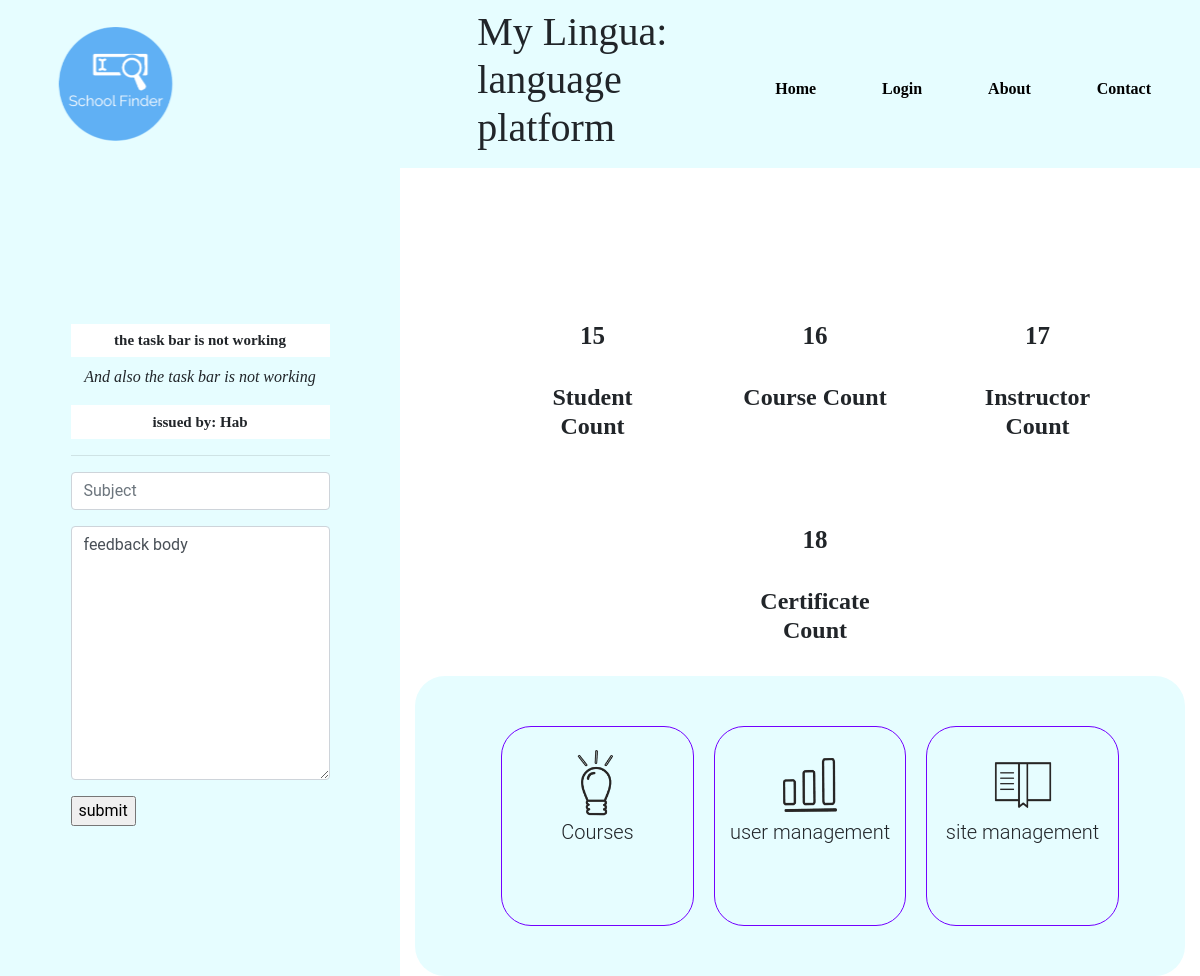
Page / (signed in) on the earlier database version.
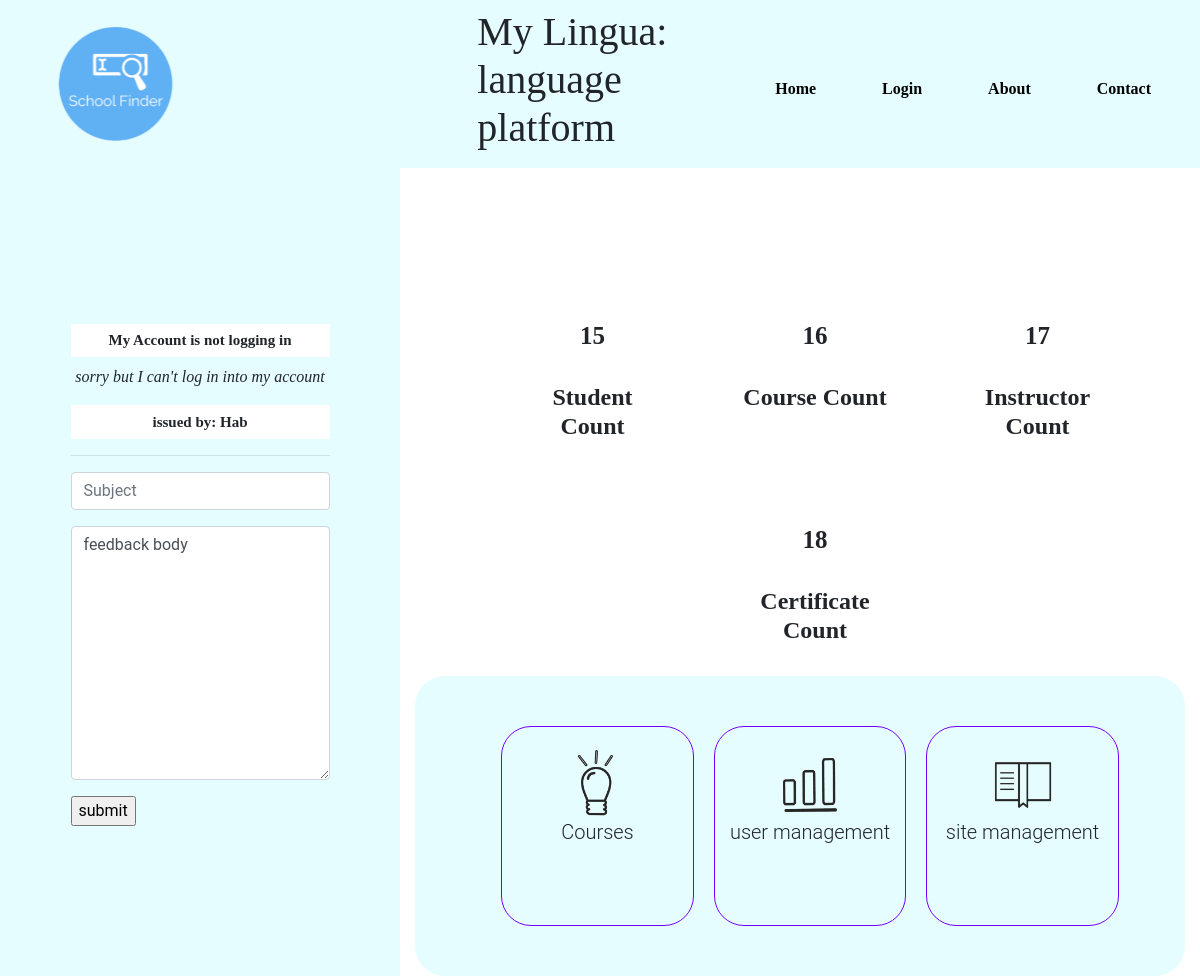
Same page on the later database version.
### adminApp/models.py (models this page shows, shortened)
class InstructorFeedback(models.Model):
    feedbackTitle = models.CharField(max_length=255, default='new feedback')
    feedbackDescription = models.TextField(default='feedback body')
    createdBy = models.ForeignKey(Instructor, on_delete=models.CASCADE, related_name='Feedbacks')
    has_response = models.BooleanField(default='False')

class Instructor(models.Model):
    instructor = models.OneToOneField(UserProfile, on_delete=models.CASCADE, related_name='instructor', default='')
    profile_pic = models.ImageField(upload_to='media/profilePics', default='')

class UserProfile(AbstractUser):
    is_student = models.BooleanField(null=True)
    is_instructor = models.BooleanField(null=True)
    is_adminstrator = models.BooleanField(null=True)
    is_active = models.BooleanField(default=True)

class SiteStats(models.Model):
    logDate = models.DateTimeField(auto_now=True) # the log date
    stdCount = models.IntegerField(default=0, null=True) # the student count
    courseCount = models.IntegerField(default=0, null=True) # the course count
    insCount = models.IntegerField(default=0, null=True) # theinstructor count
    certCount = models.IntegerField(default=0, null=True) # the certificates issued

### adminApp/views.py (the view, shortened to what this page needs)
# urls.py: path('', HomePage.as_view(), name='home'),
class HomePage(ListView):
    model = SiteStats
    template_name = 'adminSite/index.html'
    siteStats = SiteStats.objects.last()
    def get(self, request):
        if request.user.is_staff:
            AdminForm = AdminFeedBackForm
            siteFeedback = InstructorFeedback.objects.filter(has_response=False)[:2]
            return render(request, self.template_name, {'feedbacks': siteFeedback, 'stats':self.siteStats, 'adminForm':AdminForm})
        if request.user.is_instructor:
            return redirect('instructorHome')

### adminApp/templatetags/myfilters.py (called while the page is built)
@register.simple_tag
def placeHolder(value, arg, classname):
    return value.as_widget(attrs={'placeholder':arg, 'class': classname})

### templates/adminSite/index.html (shortened to what this page needs)
{% extends 'base.html' %}
{% load static %}
{% load myfilters %}
{% block content %}
<div class="row">
   <div class = "col-lg-4" style="background-color:#e6fdff">
      {% for feedback in feedbacks  %}
         {% if not feedback.has_response %}
          <div class="feedbackRow">
            <h3>{{feedback.feedbackTitle }}</h3>
            <p>{{feedback.feedbackDescription}}</p>
            <h5>issued by: {{feedback.createdBy.instructor.username}}</h5>
             <hr>
            <form method="POST">
               <div class="form-group">
                  {%placeHolder adminForm.feedbackTitle 'Subject' 'form-control adminFeedback' %}
               </div>
               <div class="form-group">
                  {%placeHolder adminForm.feedbackDescription 'Subject' 'form-control adminFeedback' %}
               </div>
               <input type ="submit" name='btn_{{feedback.id}}' value='submit'/>
            </form>
          </div>
         {% endif %}
      {% endfor %}
   </div>
   <div class="col-lg-8 ml-auto" style="margin-top:100px;">
        <div class="container">
           <div class="row justify-content-center">
              <div class="col-lg-3 statsRow" style="margin-top:30px;">
                   <h3 class = "bigNumber">{{stats.stdCount}}</h3> <br/>
                   <h4 class = "bigNumberSub"> Student Count </h4>
              </div>
              <div class="col-lg-3 statsRow" style="margin-top:30px;">
               <h3 class = "bigNumber">{{stats.courseCount}}</h3> <br/>
               <h4 class = "bigNumberSub"> Course Count </h4>
             </div>
             <div class="col-lg-3 statsRow" style="margin-top:30px;">
               <h3 class = "bigNumber">{{stats.insCount}}</h3> <br/>
               <h4 class = "bigNumberSub"> Instructor Count </h4>
          </div>
         </div>
          <div class="row justify-content-center">
            <div class="col-lg-3 statsRow" style="margin-top:30px;">
               <h3 class = "bigNumber">{{stats.certCount}}</h3> <br/>
               <h4 class = "bigNumberSub"> Certificate Count </h4>
          </div>
          </div>
          <div class = "row justify-content-center" style="background-color:#e6fdff;border-radius:30px;">
               <div class = "col-lg-3 buttonRow">
                  <div class = "row justify-content-center">
                     <img src = '{% static "images/Pratices.png" %}' width = "70px" height="70px"/>
                  </div>
                  <div class="row justify-content-center">
                     <h5> Courses </h5>
                  </div>
               </div>
               <div class = "col-lg-3 buttonRow">
                  <div class = "row justify-content-center">
                     <img src = '{% static "images/Progress.png" %}' width = "70px" height="70px"/>
                  </div>
                  <div class="row justify-content-center">
                     <h5> user management</h5>
                  </div>
               </div>
               <div class = "col-lg-3 buttonRow">
                  <div class = "row justify-content-center">
                     <img src = '{% static "images/certificates.png" %}' width = "70px" height="70px"/>
                  </div>
                  <div class="row justify-content-center">
                     <h5> site management</h5>
                  </div>
               </div>
          </div>
           </div>
   </div>
   </div>
</div>
{% endblock content %}

### templates/base.html (shortened to what this page needs)
{% load static %}
<!DOCTYPE html>
<head>
    <link rel = "stylesheet" href = "{% static '/css/bootstrap.min.css' %}">
   <link rel = "stylesheet" href = "{% static '/css/mdb.min.css' %}">
    <link rel = "stylesheet" href = "{% static '/css/Config.css'%}">
    <link rel = "stylesheet" href = "{% static '/css/all.css' %}">
    <link rel = "stylesheet" href = "{% static '/css/fontawesome.css' %}">
    <link rel = "stylesheet" href = "{% static '/css/material-icons.css' %}">
</head>
<body>
    <div class = "body">
        <div class = "container-fluid" style="padding:0% !important;">
            <div class = "row">
                <div class = "col-lg-12 col-md-12 col-sm-12 col-xs-12" id = "sidebar">
                    <div id = "menuContainer">
                        <nav class="navbar navbar-expand-lg" style="box-shadow:none !important;background-color:#E6FDFF !important;">
                            <img class="navbar-brand" src = "{% static 'images/Logo2.png' %}" style="width:200px;"/>
                            <h1 style="margin-left:21%;font-family:'source sans pro' !important;">My Lingua: language platform</h1>
                                <ul class = "navbar-nav ml-auto" id = "menuPlace">
                                    <li class = "nav-item LinkText">
                                        <a  href = "#" class = "nav-link"> <p>Home</p></a>
                                    </li>
                                    <li class = "nav-item LinkText">
                                        <a href = "#" class = "nav-link"><p>Login</p></a>
                                    </li>
                                  <li class = "nav-item LinkText">
                                      <a href = "#" class = "nav-link"><p>About</p></a>
                                  </li>
                                  <li class = "nav-item LinkText">
                                      <a href = "#" class = "nav-link"> <p>Contact</p></a>
                                  </li>
                             </ul>
                            </div>
                    </div>
            </div>
               <div class = "col-lg-12 col-md-12 col-xs-12 col-sm-12">
                   {% block content %}
                   {% endblock content %}
               </div>
            </div>
</body>

### static/css/Config.css (style rules this page uses)
body { overflow-x:hidden; }
#menuPlace li { margin-top: 25px; font-family: "Montserrat"; font-size: 15px; color: black !important; margin-left: 25px; }
#menuPlace > li > a { color: black; margin-right: 25px; font-size: 16px; font-weight: 700; }
.bigNumber { font-family: 'Montserrat' !important; font-size: 25px; font-weight: 600; text-align:center; }
.statsRow { margin-top: 30px; padding: 3%; border-width: 1px; border-radius: 30px; margin-left: 30px; }
.bigNumberSub { font-family: 'source sans pro' !important; text-align:center; font-weight: bold; }
.buttonRow { padding: 3%; border-style:solid; border-width: 1px; border-color: #7300ff; border-radius: 30px; height: 200px; margin-top: 50px; margin-bottom: 50px; margin-left: 20px; }
.feedbackRow { padding: 15%; margin-top: 100px; }
.feedbackRow h3 { font-family:"montserrat"; font-size: 15px; font-weight: bold; text-align: center; background-color:white; padding:3%; }
.feedbackRow p { font-family: 'droid sans'; font-weight: 12px; font-style: italic; text-align:center; }
.feedbackRow h5 { font-family:"montserrat"; font-size: 15px; font-weight: bold; text-align: center; background-color :white; padding:3%; }

Differences in the rows shown:
no longer on this page (row edited): InstructorFeedback: feedbackTitle "the task bar is not working", feedbackDescription "And also the task bar is not working", createdBy.instructor.username "Hab"
added InstructorFeedback: feedbackTitle "My Account is not logging in", feedbackDescription "sorry but I can't log in into my account", createdBy.instructor.username "Hab"
